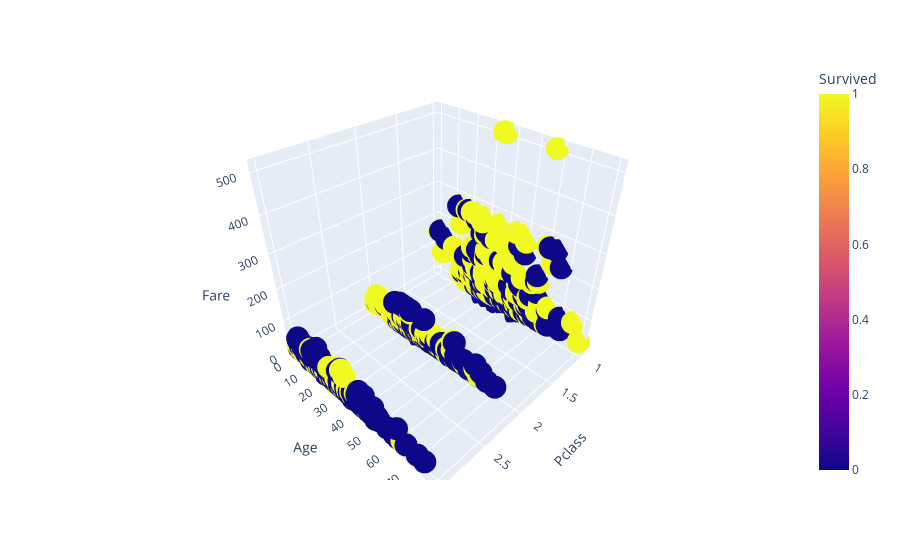

Notebook cell for this chart:
### Code cell
#use ploty to plot the data
fig = px.scatter_3d(df_concatenated, x='Pclass', y='Age', z='Fare', color='Survived')
fig.show()

### Figure 1 — Plotly figure (JSON) as saved in the notebook; plotly's stock layout.template omitted (floating-point values rounded to 4 significant figures; data arrays with more than 128 entries replaced by an {"elided": "..."} marker saying what was removed)
{"data": [{"hovertemplate": "Pclass=%{x}<br>Age=%{y}<br>Fare=%{z}<br>Survived=%{marker.color}<extra></extra>", "legendgroup": "", "marker": {"color": {"elided": "1309 int values"}, "coloraxis": "coloraxis", "symbol": "circle"}, "mode": "markers", "name": "", "scene": "scene", "showlegend": false, "type": "scatter3d", "x": {"elided": "1309 int values"}, "y": {"elided": "1309 float values"}, "z": {"elided": "1309 float values"}}], "layout": {"coloraxis": {"colorbar": {"title": {"text": "Survived"}}, "colorscale": [[0, "#0d0887"], [0.1111, "#46039f"], [0.2222, "#7201a8"], [0.3333, "#9c179e"], [0.4444, "#bd3786"], [0.5556, "#d8576b"], [0.6667, "#ed7953"], [0.7778, "#fb9f3a"], [0.8889, "#fdca26"], [1, "#f0f921"]]}, "legend": {"tracegroupgap": 0}, "margin": {"t": 60}, "scene": {"domain": {"x": [0, 1], "y": [0, 1]}, "xaxis": {"title": {"text": "Pclass"}}, "yaxis": {"title": {"text": "Age"}}, "zaxis": {"title": {"text": "Fare"}}}}}
